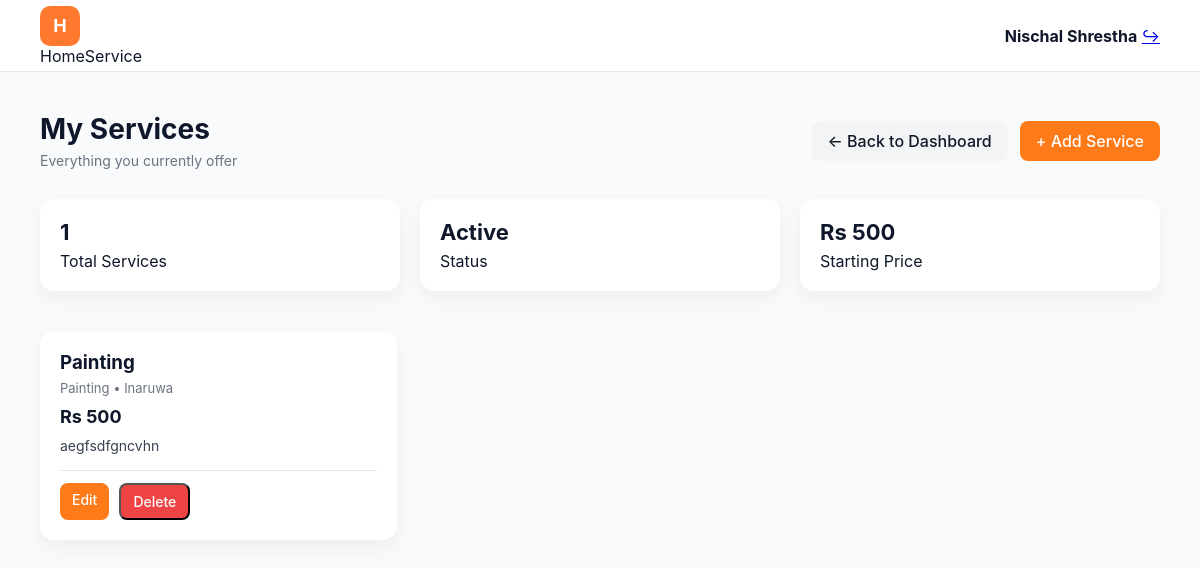
Screenshot of /booking/provider/services/ (signed in) with the database file from the repository.
### booking/models.py (models this page shows, shortened)
class Service(models.Model):
    provider = models.ForeignKey(
        Profile,
        on_delete=models.CASCADE,
        related_name="services"
    )
    name = models.CharField(max_length=100)
    description = models.TextField()
    category = models.CharField(
        max_length=50,
        choices=CATEGORY_CHOICES
    )
    price = models.DecimalField(
        max_digits=10,
        decimal_places=2,
        default=0.00
    )
    location = models.CharField(
        max_length=255,
        null=True,
        blank=True
    )
    is_active = models.BooleanField(default=True)
    created_at = models.DateTimeField(auto_now_add=True)

### booking/views.py (the view)
# urls.py: path("provider/services/", views.provider_services, name="provider_services"),
@login_required
def provider_services(request):
    services = Service.objects.filter(
        provider=request.user.profile
    )
    return render(request, "booking/provider_services.html", {
        "services": services
    })

### booking/templates/booking/provider_services.html (shortened to what this page needs)
{% load static %}
<!DOCTYPE html>
<html lang="en">
<head>
    <link rel="stylesheet" href="{% static 'account/css/dashboard.css' %}">
    <link rel="stylesheet" href="{% static 'booking/css/provider_services.css' %}">
</head>
<body>
<header class="navbar">
    <div class="logo">
        <div class="logo-box">H</div>
        <span>HomeService</span>
    </div>
    <div class="user-info">
        <strong>{{ request.user.first_name }}</strong>
        <a href="{% url 'logout' %}" class="logout">↪</a>
    </div>
</header>
<main class="container">
    <div class="services-header">
        <div>
            <h1>My Services</h1>
            <p class="subtitle">Everything you currently offer</p>
        </div>
        <div class="header-actions">
            <a href="{% url 'provider_dashboard' %}" class="btn secondary">
                ← Back to Dashboard
            </a>
            <a href="{% url 'add_service' %}" class="btn primary">
                + Add Service
            </a>
        </div>
    </div>
    <section class="stats-row">
        <div class="stat-card">
            <h3>{{ services|length }}</h3>
            <span>Total Services</span>
        </div>
        <div class="stat-card">
            <h3>Active</h3>
            <span>Status</span>
        </div>
        <div class="stat-card">
            <h3>
                Rs {% if services %}{{ services.first.price|floatformat:0 }}{% else %}0{% endif %}
            </h3>
            <span>Starting Price</span>
        </div>
    </section>
    <div class="services-grid">
        {% for service in services %}
            <div class="service-card">
                <h3>{{ service.name }}</h3>
                <p class="meta">
                    {{ service.category|title }} • {{ service.location }}
                </p>
                <p class="price">Rs {{ service.price|floatformat:0 }}</p>
                <p class="description">
                    {{ service.description|truncatechars:80 }}
                </p>
                <div class="card-actions">
                    <a href="{% url 'edit_service' service.id %}" class="btn small primary">
                        Edit
                    </a>
                    <button
                        class="btn small danger"
                        onclick="openDeleteModal('{% url 'delete_service' service.id %}')">
                        Delete
                    </button>
                </div>
            </div>
        {% endfor %}
    </div>
</main>
</body>
</html>

### account/static/account/css/dashboard.css (style rules this page uses)
* { margin: 0; padding: 0; box-sizing: border-box; font-family: 'Inter', sans-serif; }
body { background: #f8fafc; color: #0f172a; }
.navbar { height: 72px; padding: 0 40px; background: #fff; border-bottom: 1px solid #e6ebf2; display: flex; align-items: center; justify-content: space-between; }
.logo-box { width: 40px; height: 40px; background: #ff7a2f; color: #fff; font-weight: 700; font-size: 18px; border-radius: 10px; display: flex; align-items: center; justify-content: center; }
.container { padding: 40px; }
h1 { font-size: 32px; font-weight: 700; }
.subtitle { color: #64748b; margin-top: 6px; }
.card-actions { display: flex; gap: 12px; padding-top: 12px; border-top: 1px solid #e2e8f0; }

### booking/static/booking/css/provider_services.css (style rules this page uses)
.services-header { display: flex; justify-content: space-between; align-items: center; margin-bottom: 30px; }
.services-header h1 { font-size: 28px; margin-bottom: 4px; }
.subtitle { color: #6b7280; font-size: 14px; }
.header-actions { display: flex; gap: 12px; }
.btn { padding: 10px 16px; border-radius: 8px; font-weight: 500; text-decoration: none; display: inline-block; }
.btn.primary { background: #ff7a18; color: white; }
.btn.secondary { background: #f3f4f6; color: #111827; }
.btn.small { padding: 8px 12px; font-size: 14px; }
.btn.danger { background: #ef4444; color: white; }
.stats-row { display: grid; grid-template-columns: repeat(auto-fit, minmax(200px, 1fr)); gap: 20px; margin-bottom: 40px; }
.stat-card { background: white; padding: 20px; border-radius: 14px; box-shadow: 0 8px 20px rgba(0,0,0,0.05); }
.stat-card h3 { font-size: 22px; margin-bottom: 6px; }
.services-grid { display: grid; grid-template-columns: repeat(auto-fill, minmax(280px, 1fr)); gap: 24px; }
.service-card { background: white; border-radius: 14px; padding: 20px; box-shadow: 0 8px 20px rgba(0,0,0,0.05); transition: transform 0.2s ease; }
.service-card h3 { margin-bottom: 6px; }
.meta { color: #6b7280; font-size: 13px; }
.price { font-size: 18px; font-weight: 700; margin: 10px 0; }
.description { font-size: 14px; color: #374151; margin-bottom: 16px; }
.card-actions { display: flex; gap: 10px; }

### rows the page displays
Service: first.price "500", name "Painting", category "Painting", location "Inaruwa", price "500", description "aegfsdfgncvhn"

### other values shown
{{ request.user.first_name }} "Nischal Shrestha"
{{ services|length }} "1"
